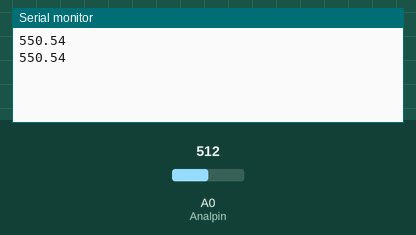
The sketch below on a simulated Arduino Uno, built with avr-gcc and run on an emulated ATmega328P. Shown: the last lines printed to the serial monitor. The test bench sets the inputs (shaded band); at power-on: A0 (Analpin) = 512.

Above: at 1.8 s.
1.9 s: A0 (Analpin) set to 716
At 2.6 s:
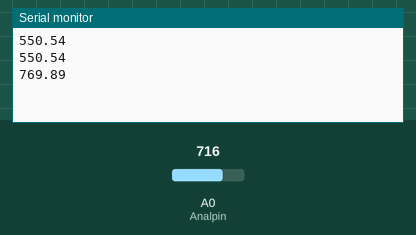
3.4 s: A0 (Analpin) set to 900
At 4.8 s:
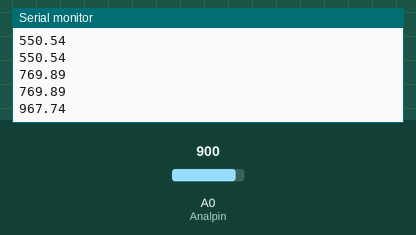
Timing chart, 0 to 6.4 s (numbered marks = the images above; inputs shaded):
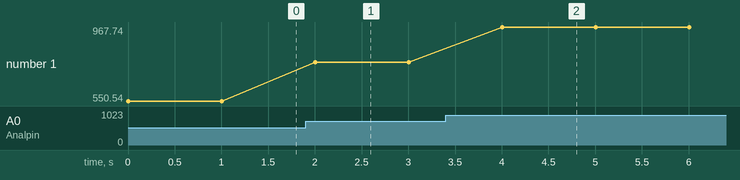

Measured:
- after the input at 1.9 s, the serial monitor: prints a new line after 0.10 s (image 1)
- after the input at 3.4 s, the serial monitor: prints a new line after 0.60 s (image 2)
- plotted number 1: 550.54 → 769.89 after the input at 1.9 s, 769.89 → 967.74 after the input at 3.4 s

The sketch:

Tree_Power.ino
```cpp
const float refVolt = 1.1;
const int Analpin = 0;

void setup() {
  // put your setup code here, to run once:
analogReference(INTERNAL);
Serial.begin(115200);
}

void loop() {
  //put your main code here, to run repeatedly:
  int val = analogRead(Analpin);
  float mVolts = (val / 1.023) * refVolt;
Serial.println(mVolts);

delay (1000);

}
```
